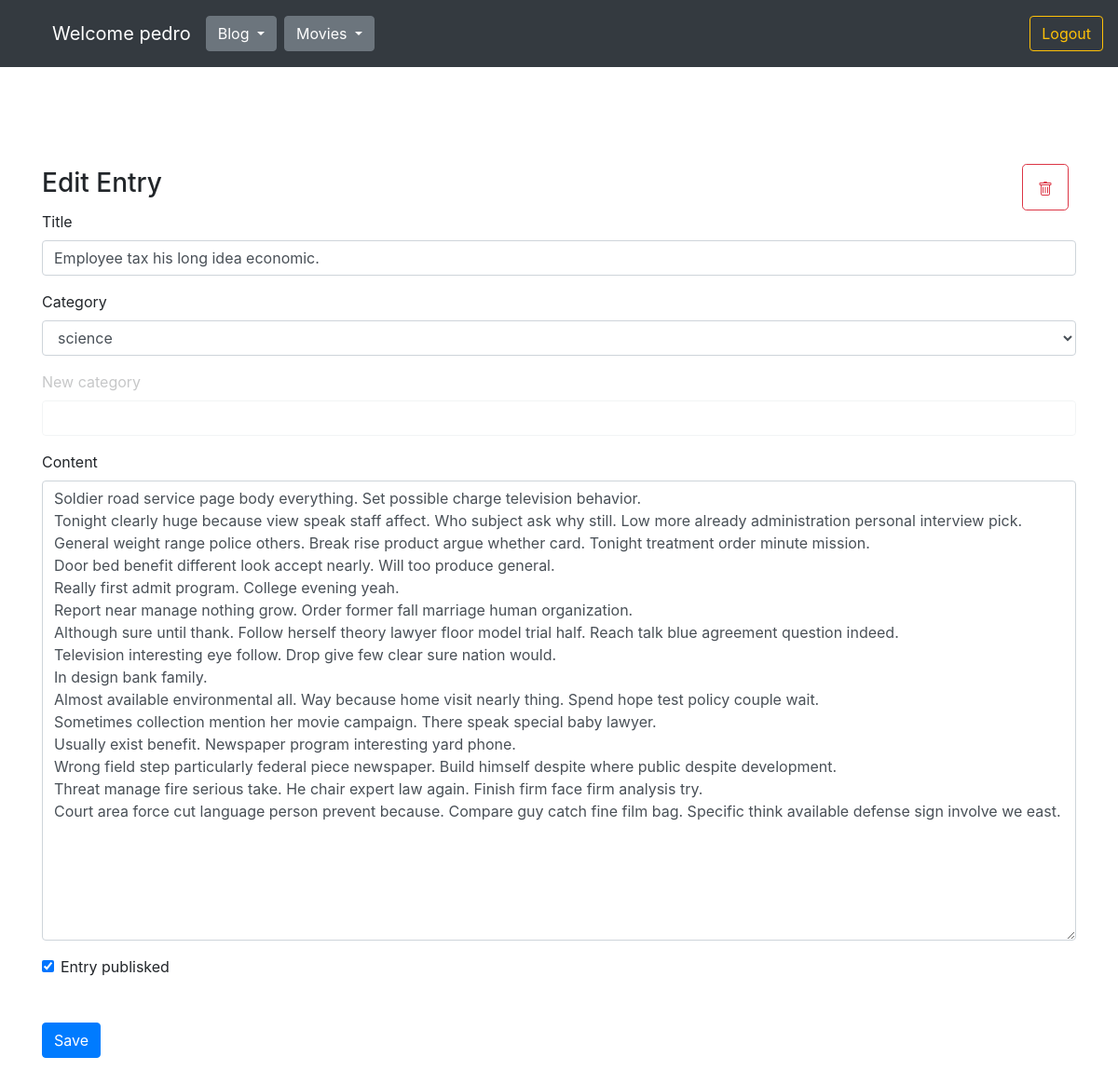
The page /edit-post/14 (signed in) on the database its author committed.
### blog/models.py (models this page shows, shortened)
class User(db.Model):
    id = db.Column(db.Integer, primary_key=True)
    name = db.Column(db.String(80), unique=True, nullable=False)
    password_hash = db.Column(db.String(128), nullable=False)
    entries = db.relationship("Entry", backref="user")
    comments = db.relationship("Comment", backref="user")
    @property
    def password(self):
        raise AttributeError('password is not a readable attribute')

class Entry(db.Model):
    id = db.Column(db.Integer, primary_key=True)
    title = db.Column(db.String(80), nullable=False)
    content = db.Column(db.Text, nullable=False)
    creation_date = db.Column(db.DateTime, nullable=False,
                              default=datetime.utcnow)
    is_published= db.Column(db.Boolean, default=False)
    comments = db.relationship("Comment", backref="entry")
    category_id = db.Column(db.Integer, db.ForeignKey('category.id'))
    user_id = db.Column(db.Integer, db.ForeignKey('user.id'))

### blog/routes.py (the view, shortened to what this page needs)
@app.route("/edit-post/<int:entry_id>", methods=["GET", "POST"])
@login_required
def edit_entry(entry_id):
    user_id = session.get('user_id')
    all_posts = Entry.query.filter_by(is_published=True).order_by(Entry.creation_date.desc())
    drafts = Entry.query.filter_by(is_published=False).filter(and_(Entry.user_id == user_id)).order_by(Entry.creation_date.desc())
    all_categories = Category.query.all()
    entry = Entry.query.filter_by(id=entry_id).first_or_404()
    category = next((category for category in all_categories if category.id == entry.category_id), None)
    form = EntryForm(obj=entry, categories=all_categories, category=category)
    errors = None
    if form.category.data == 'new category':
        form.customcategory.data = ''
        form.customcategory.render_kw = {'readonly': False, 'disabled': False}
    form.title.default = entry.title if entry and entry.title else None
    form.content.default = entry.content if entry and entry.content else None
    form.is_published.default = entry.is_published if entry and entry.is_published else None
    form.category.default = entry.category.name if entry and entry.category else None
    form.process()
    return render_template("entry_form.html",
                           user = User.query.filter(User.id == user_id).first(),
                           form=form,
                           all_categories=all_categories,
                           category=category,
                           entry_id=entry_id,
                           all_posts_counter=all_posts.count(),
                           drafts_counter=drafts.count(),
                           errors=errors)

### blog/forms.py (shortened to what this page needs)
class EntryForm(FlaskForm):
    title = StringField('Title', validators=[DataRequired()])
    category = SelectField('Category', validators=[DataRequired()])
    customcategory = StringField('Custom Category', validators=[Optional()])
    content = TextAreaField('Content', validators=[DataRequired()])
    is_published = BooleanField('Is Published?')
    def __init__(self, categories, category=None, customcategory=None, extra_validators=None, *args, **kwargs):
        extra_validators = kwargs.pop('extra_validators', None)
        super(EntryForm, self).__init__(*args, **kwargs)
        choices =  [category.name for category in categories] + ['new category']
        self.category.choices = choices
        self.extra_validators = extra_validators
        if customcategory:
            self.customcategory.data = customcategory

### blog/routes.py (called while the page is built)
def login_required(view_func):
    @functools.wraps(view_func)
    def check_permissions(*args, **kwargs):
        if session.get('logged_in'):
            return view_func(*args, **kwargs)
        return redirect(url_for('login', next=request.path))
    return check_permissions

@app.context_processor
def inject_template_name():
    return {'template_name': g.get('template_name', 'unknown')}

@app.context_processor
def utility_processor():
    def tmdb_image_url(path, size):
        return tmdb_client.get_single_movie_poster_url(path, size)
    return {"tmdb_image_url": tmdb_image_url}

@app.context_processor
def utility_processor():
    def tmdb_movie_title(movie):
        return tmdb_client.get_single_movie_title(movie)
    return {"tmdb_movie_title": tmdb_movie_title}

@app.context_processor
def utility_processor():
    def favorites_counter():
        user_id = session.get('user_id')
        favorites = Favorite.query.filter(Favorite.user_id == user_id).all()
        return len(favorites)
    return {"favorites_counter": favorites_counter}

### blog/templates/entry_form.html (shortened to what this page needs)
{% extends "base.html" %}
{% block content %}
{% if entry_id %}
<div class="d-flex flex-row justify-content-between align-items-center gap-2">
  <h3>Edit Entry</h3>
  <form class="mr-2" action="/delete-post/{{ entry_id }}" method="POST">
    <button type="submit" class="btn btn-outline-danger btn-lg">
    </button>
  </form>
</div>
{% else %}
<h3>Create New Entry</h3>
{% endif %}
<form class="mb-5" action="" method="POST">
    <div class="form-group">
      <label for="title">Title</label>
      {{ form.title(class_="form-control") }}
    </div>
    <div class="form-group">
      <label for="category">Category</label>
      {{ form.category(class_="form-control", id="category") }}
    </div>
    <div class="form-group newcategory">
      <label for="customcategory">New category</label>
      {% set readonly = form.customcategory.render_kw.get('readonly', False) if form.customcategory.render_kw is not none else False %}
      {% set disabled = form.customcategory.render_kw.get('disabled', False) if form.customcategory.render_kw is not none else False %}
      {{ form.customcategory(class_="form-control") }}
    </div>
    <div class="form-group">
      <label for="content">Content</label>
      {{ form.content(class_="form-control", cols="100", rows="20") }}
    </div>
    <div class="form-check">
      {{ form.is_published(class_="form-check-input") }}
      <label class="form-check-label" for="is_published">Entry publisked</label>
    </div>
    <button type="submit" class="btn btn-primary mt-5">Save</button>
</form>
{% endblock %}

### blog/templates/base.html (shortened to what this page needs)
<!doctype html>
<html lang="en">
<head>
  <link rel="stylesheet" href="https://stackpath.bootstrapcdn.com/bootstrap/4.5.0/css/bootstrap.min.css"
>
    <link rel="stylesheet" href="{{ url_for('static', filename='css/styles.css') }}">
</head>
<body>
<nav class="navbar navbar-expand-md navbar-dark bg-dark fixed-top py-0 d-flex flex-row justify-content-between align-items-center">
  <div class="collapse navbar-collapse d-flex flex-row align-items-end justify-content-start mt-3" id="navbarsExampleDefault">
    <ul class="d-flex flex-row align-items-center justify-content-center">
      <li><a class="navbar-brand" href="/">Welcome {{ user.name if user and user.name else 'Guest' }}</a></li>
      <li>
      <div class="btn-group mr-2">
        <button type="button" class="btn btn-secondary dropdown-toggle" data-toggle="dropdown" aria-haspopup="true" aria-expanded="false">
          Blog
        </button>
      </div>
      </li>
      <li>
        <div class="btn-group">
          <button type="button" class="btn btn-secondary dropdown-toggle" data-toggle="dropdown" aria-haspopup="true" aria-expanded="false">
            Movies
          </button>
        </div>
        </li>
    </ul>
  </div>
  {% if session.logged_in %}
  <form class="form-inline my-2 my-lg-0" action="{{ url_for('logout') }}" method="POST">
    <button class="btn btn-outline-warning my-2 my-sm-0" type="submit">Logout</button>
  </form>
  {% else %}
  <a href="{{ url_for('login') }}" class="btn btn-outline-warning my-2 my-lg-0">Login</a>
  {% endif %}
</nav>
<main role="main" class="container mt-5 pt-5">
  {% block content %}
  {% endblock %}
</main>
</html>

### blog/templates/css/styles.css (style rules this page uses)
body { padding-top: 5rem; }
main { margin-top: 36px; }
ul { list-style-type: none; }
.btn-outline-danger.btn-lg, .btn-outline-warning.btn-lg { min-height: 50px; }
.newcategory { transition: .5s opacity; }
svg { transition: .5s all; }

### rows shown on the page
User: name "pedro"
Entry: title "Employee tax his long idea economic.", category "science", content "Soldier road service page body everything. Set possible charge television behavior. Tonight clearly huge because view speak staff affect. Who subject ask why still. Low more already administration personal interview pick. General weight range police others. Break rise product argue whether card. Tonight treatment order minute mission. Door bed benefit different look accept nearly. Will too produce general. Really first admit program. College evening yeah. Report near manage nothing grow. Order former fall marriage human organization. Although sure until thank. Follow herself theory lawyer floor model trial half. Reach talk blue agreement question indeed. Television interesting eye follow.…", is_published "☑"
